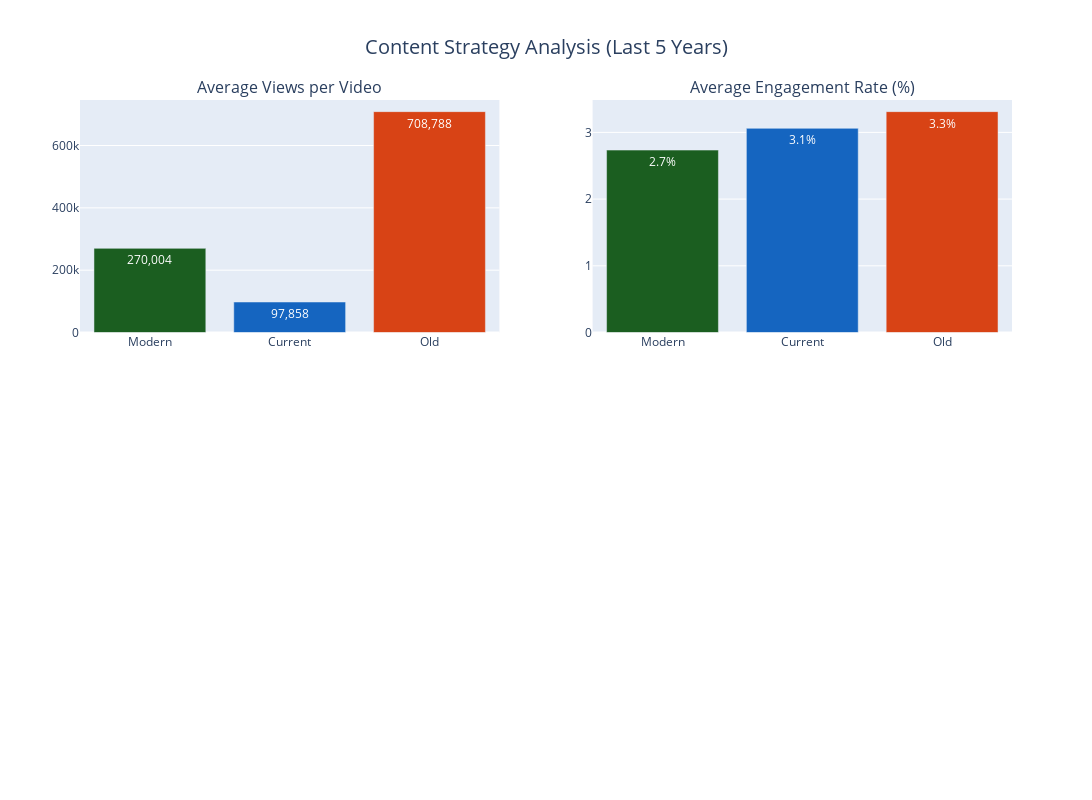

Source (notebook cell):
### Code cell
import pandas as pd
import plotly.graph_objects as go
from plotly.subplots import make_subplots
import numpy as np
from datetime import datetime, timedelta

# Read the data
df = pd.read_csv('youtube_data/videos_with_relevance.csv')
df['published_date'] = pd.to_datetime(df['published_date'])

# Filter for recent videos (last 5 years)
two_years_ago = datetime.now() - timedelta(days=1825)
df_recent = df[df['published_date'] >= two_years_ago]

# Calculate metrics by category
def calculate_metrics(data):
    return {
        'avg_views': data['view_count'].mean(),
        'avg_engagement': data['engagement_rate'].mean(),
        'total_videos': len(data),
        'high_relevance': (data['relevance_category'] == 'High').mean() * 100,
        'avg_likes': data['like_count'].mean(),
        'avg_comments': data['comment_count'].mean()
    }

category_metrics = {cat: calculate_metrics(df_recent[df_recent['category'] == cat]) 
                   for cat in ['Modern', 'Current', 'Old']}

# Create visualization
fig = make_subplots(
    rows=2, cols=2,
    subplot_titles=(
        'Average Views per Video',
        'Average Engagement Rate (%)'
    )
)

categories = list(category_metrics.keys())
colors = {'Modern': '#1B5E20', 'Current': '#1565C0', 'Old': '#D84315'}

# Plot 1: Average Views
fig.add_trace(
    go.Bar(
        x=categories,
        y=[metrics['avg_views'] for metrics in category_metrics.values()],
        marker_color=[colors[cat] for cat in categories],
        text=[f"{metrics['avg_views']:,.0f}" for metrics in category_metrics.values()],
        textposition='auto',
    ),
    row=1, col=1
)

# Plot 2: Engagement Rate
fig.add_trace(
    go.Bar(
        x=categories,
        y=[metrics['avg_engagement'] for metrics in category_metrics.values()],
        marker_color=[colors[cat] for cat in categories],
        text=[f"{metrics['avg_engagement']:.1f}%" for metrics in category_metrics.values()],
        textposition='auto',
    ),
    row=1, col=2
)


# Update layout
fig.update_layout(
    title={
        'text': f'Content Strategy Analysis (Last 5 Years)',
        'y': 0.95,
        'x': 0.5,
        'xanchor': 'center',
        'yanchor': 'top',
        'font': {'size': 20}
    },
    showlegend=False,
    height=800,
    width=1200
)

fig.show()

# Print detailed recommendations
print("\nContent Strategy Recommendations:")
print("-" * 50)
for category, metrics in category_metrics.items():
    print(f"\n{category} Category Analysis:")
    print(f"Average Views: {metrics['avg_views']:,.0f}")
    print(f"Engagement Rate: {metrics['avg_engagement']:.2f}%")
    print(f"Total Videos: {metrics['total_videos']}")
    print(f"High Relevance Content: {metrics['high_relevance']:.1f}%")
    
    # Calculate opportunity score
    opportunity_score = (
        (metrics['avg_views'] / df_recent['view_count'].mean()) * 0.3 +
        (metrics['avg_engagement'] / df_recent['engagement_rate'].mean()) * 0.3 +
        (metrics['high_relevance'] / 100) * 0.4
    )
    
    print(f"Opportunity Score: {opportunity_score:.2f}")
    
    # Provide specific recommendations
    if opportunity_score > 1.2:
        print("RECOMMENDATION: HIGH PRIORITY - Strong market opportunity")
    elif opportunity_score > 0.8:
        print("RECOMMENDATION: MEDIUM PRIORITY - Consider for content mix")
    else:
        print("RECOMMENDATION: LOW PRIORITY - Only pursue if you have unique angle")

### Figure 1 — Plotly figure (JSON) as saved in the notebook; plotly's stock layout.template omitted (floating-point values rounded to 4 significant figures)
{"data": [{"marker": {"color": ["#1B5E20", "#1565C0", "#D84315"]}, "text": ["270,004", "97,858", "708,788"], "textposition": "auto", "type": "bar", "x": ["Modern", "Current", "Old"], "xaxis": "x", "y": [270000.0, 97860.0, 708800.0], "yaxis": "y"}, {"marker": {"color": ["#1B5E20", "#1565C0", "#D84315"]}, "text": ["2.7%", "3.1%", "3.3%"], "textposition": "auto", "type": "bar", "x": ["Modern", "Current", "Old"], "xaxis": "x2", "y": [2.735, 3.061, 3.311], "yaxis": "y2"}], "layout": {"annotations": [{"font": {"size": 16}, "showarrow": false, "text": "Average Views per Video", "x": 0.225, "xanchor": "center", "xref": "paper", "y": 1, "yanchor": "bottom", "yref": "paper"}, {"font": {"size": 16}, "showarrow": false, "text": "Average Engagement Rate (%)", "x": 0.775, "xanchor": "center", "xref": "paper", "y": 1, "yanchor": "bottom", "yref": "paper"}], "height": 800, "showlegend": false, "title": {"font": {"size": 20}, "text": "Content Strategy Analysis (Last 5 Years)", "x": 0.5, "xanchor": "center", "y": 0.95, "yanchor": "top"}, "width": 1200, "xaxis": {"anchor": "y", "autorange": true, "domain": [0, 0.45], "range": [-0.5, 2.5], "type": "category"}, "xaxis2": {"anchor": "y2", "autorange": true, "domain": [0.55, 1], "range": [-0.5, 2.5], "type": "category"}, "xaxis3": {"anchor": "y3", "domain": [0, 0.45]}, "xaxis4": {"anchor": "y4", "domain": [0.55, 1]}, "yaxis": {"anchor": "x", "autorange": true, "domain": [0.625, 1], "range": [0, 746100.0], "type": "linear"}, "yaxis2": {"anchor": "x2", "autorange": true, "domain": [0.625, 1], "range": [0, 3.485], "type": "linear"}, "yaxis3": {"anchor": "x3", "domain": [0, 0.375]}, "yaxis4": {"anchor": "x4", "domain": [0, 0.375]}}}
